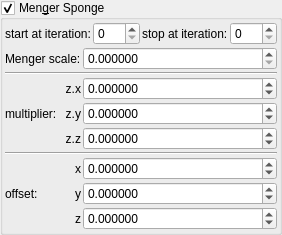
    <widget class="MyGroupBox" name="groupCheck_transf_function_enabledM">
     <property name="font">
      <font>
       <weight>50</weight>
       <bold>false</bold>
      </font>
     </property>
     <property name="toolTip">
      <string/>
     </property>
     <property name="title">
      <string>Men&amp;ger Sponge</string>
     </property>
     <property name="checkable">
      <bool>true</bool>
     </property>
     <layout class="QVBoxLayout" name="verticalLayout_30" stretch="0,0">
      <property name="spacing">
       <number>2</number>
      </property>
      <property name="leftMargin">
       <number>2</number>
      </property>
      <property name="topMargin">
       <number>2</number>
      </property>
      <property name="rightMargin">
       <number>2</number>
      </property>
      <property name="bottomMargin">
       <number>2</number>
      </property>
      <item>
       <layout class="QHBoxLayout" name="horizontalLayout_27" stretch="0,1,0,1">
        <item>
         <widget class="QLabel" name="label_114">
          <property name="text">
           <string>start at iteration:</string>
          </property>
         </widget>
        </item>
        <item>
         <widget class="MySpinBox" name="spinboxInt_transf_start_iterations_M">
          <property name="sizePolicy">
           <sizepolicy hsizetype="Minimum" vsizetype="Maximum">
            <horstretch>0</horstretch>
            <verstretch>0</verstretch>
           </sizepolicy>
          </property>
          <property name="minimum">
           <number>0</number>
          </property>
          <property name="maximum">
           <number>999</number>
          </property>
          <property name="value">
           <number>0</number>
          </property>
         </widget>
        </item>
        <item>
         <widget class="QLabel" name="label_80">
          <property name="text">
           <string>stop at iteration:</string>
          </property>
         </widget>
        </item>
        <item>
         <widget class="MySpinBox" name="spinboxInt_transf_stop_iterations_M">
          <property name="sizePolicy">
           <sizepolicy hsizetype="Preferred" vsizetype="Maximum">
            <horstretch>0</horstretch>
            <verstretch>0</verstretch>
           </sizepolicy>
          </property>
          <property name="maximum">
           <number>999</number>
          </property>
         </widget>
        </item>
       </layout>
      </item>
      <item>
       <layout class="QGridLayout" name="gridLayout_64" columnstretch="0,0,0,1">
        <property name="spacing">
         <number>2</number>
        </property>
        <item row="4" column="3">
         <widget class="MyDoubleSpinBox" name="spinbox3_transf_constant_multiplierA_111_z">
          <property name="sizePolicy">
           <sizepolicy hsizetype="Minimum" vsizetype="Maximum">
            <horstretch>0</horstretch>
            <verstretch>0</verstretch>
           </sizepolicy>
          </property>
          <property name="font">
           <font>
            <weight>50</weight>
            <bold>false</bold>
           </font>
          </property>
          <property name="prefix">
           <string/>
          </property>
          <property name="suffix">
           <string/>
          </property>
          <property name="decimals">
           <number>6</number>
          </property>
          <property name="minimum">
           <double>-99.989999999999995</double>
          </property>
          <property name="maximum">
           <double>99.989999999999995</double>
          </property>
          <property name="singleStep">
           <double>0.100000000000000</double>
          </property>
         </widget>
        </item>
        <item row="2" column="1" rowspan="3">
         <widget class="QLabel" name="label_91">
          <property name="font">
           <font>
            <weight>50</weight>
            <bold>false</bold>
           </font>
          </property>
          <property name="text">
           <string>multiplier:</string>
          </property>
         </widget>
        </item>
        <item row="6" column="2">
         <widget class="QLabel" name="label_120">
          <property name="font">
           <font>
            <weight>50</weight>
            <bold>false</bold>
           </font>
          </property>
          <property name="text">
           <string notr="true">x</string>
          </property>
          <property name="alignment">
           <set>Qt::AlignRight|Qt::AlignTrailing|Qt::AlignVCenter</set>
          </property>
         </widget>
        </item>
        <item row="1" column="1" colspan="3">
         <widget class="Line" name="line_57">
          <property name="orientation">
           <enum>Qt::Horizontal</enum>
          </property>
         </widget>
        </item>
        <item row="3" column="3">
         <widget class="MyDoubleSpinBox" name="spinbox3_transf_constant_multiplierA_111_y">
          <property name="sizePolicy">
           <sizepolicy hsizetype="Minimum" vsizetype="Maximum">
            <horstretch>0</horstretch>
            <verstretch>0</verstretch>
           </sizepolicy>
          </property>
          <property name="font">
           <font>
            <weight>50</weight>
            <bold>false</bold>
           </font>
          </property>
          <property name="prefix">
           <string/>
          </property>
          <property name="suffix">
           <string/>
          </property>
          <property name="decimals">
           <number>6</number>
          </property>
          <property name="minimum">
           <double>-99.989999999999995</double>
          </property>
          <property name="maximum">
           <double>99.989999999999995</double>
          </property>
          <property name="singleStep">
           <double>0.100000000000000</double>
          </property>
         </widget>
        </item>
        <item row="5" column="1" colspan="3">
         <widget class="Line" name="line_56">
          <property name="orientation">
           <enum>Qt::Horizontal</enum>
          </property>
         </widget>
        </item>
        <item row="2" column="2">
         <widget class="QLabel" name="label_93">
          <property name="font">
           <font>
            <weight>50</weight>
            <bold>false</bold>
           </font>
          </property>
          <property name="text">
           <string notr="true">z.x</string>
          </property>
          <property name="alignment">
           <set>Qt::AlignRight|Qt::AlignTrailing|Qt::AlignVCenter</set>
          </property>
          <property name="wordWrap">
           <bool>true</bool>
          </property>
         </widget>
        </item>
        <item row="7" column="2">
         <widget class="QLabel" name="label_121">
          <property name="font">
           <font>
            <weight>50</weight>
            <bold>false</bold>
           </font>
          </property>
          <property name="text">
           <string notr="true">y</string>
          </property>
          <property name="alignment">
           <set>Qt::AlignRight|Qt::AlignTrailing|Qt::AlignVCenter</set>
          </property>
         </widget>
        </item>
        <item row="8" column="3">
         <widget class="MyDoubleSpinBox" name="spinbox3_transf_addition_constantA_000_z">
          <property name="sizePolicy">
           <sizepolicy hsizetype="Minimum" vsizetype="Maximum">
            <horstretch>0</horstretch>
            <verstretch>0</verstretch>
           </sizepolicy>
          </property>
          <property name="font">
           <font>
            <weight>50</weight>
            <bold>false</bold>
           </font>
          </property>
          <property name="prefix">
           <string/>
          </property>
          <property name="suffix">
           <string/>
          </property>
          <property name="decimals">
           <number>6</number>
          </property>
          <property name="minimum">
           <double>-99.989999999999995</double>
          </property>
          <property name="maximum">
           <double>99.989999999999995</double>
          </property>
          <property name="singleStep">
           <double>0.100000000000000</double>
          </property>
         </widget>
        </item>
        <item row="6" column="3">
         <widget class="MyDoubleSpinBox" name="spinbox3_transf_addition_constantA_000_x">
          <property name="sizePolicy">
           <sizepolicy hsizetype="Minimum" vsizetype="Maximum">
            <horstretch>0</horstretch>
            <verstretch>0</verstretch>
           </sizepolicy>
          </property>
          <property name="font">
           <font>
            <weight>50</weight>
            <bold>false</bold>
           </font>
          </property>
          <property name="prefix">
           <string/>
          </property>
          <property name="suffix">
           <string/>
          </property>
          <property name="decimals">
           <number>6</number>
          </property>
          <property name="minimum">
           <double>-99.989999999999995</double>
          </property>
          <property name="maximum">
           <double>99.989999999999995</double>
          </property>
          <property name="singleStep">
           <double>0.100000000000000</double>
          </property>
         </widget>
        </item>
        <item row="7" column="3">
         <widget class="MyDoubleSpinBox" name="spinbox3_transf_addition_constantA_000_y">
          <property name="sizePolicy">
           <sizepolicy hsizetype="Minimum" vsizetype="Maximum">
            <horstretch>0</horstretch>
            <verstretch>0</verstretch>
           </sizepolicy>
          </property>
          <property name="font">
           <font>
            <weight>50</weight>
            <bold>false</bold>
           </font>
          </property>
          <property name="prefix">
           <string/>
          </property>
          <property name="suffix">
           <string/>
          </property>
          <property name="decimals">
           <number>6</number>
          </property>
          <property name="minimum">
           <double>-99.989999999999995</double>
          </property>
          <property name="maximum">
           <double>99.989999999999995</double>
          </property>
          <property name="singleStep">
           <double>0.100000000000000</double>
          </property>
         </widget>
        </item>
        <item row="8" column="2">
         <widget class="QLabel" name="label_122">
          <property name="font">
           <font>
            <weight>50</weight>
            <bold>false</bold>
           </font>
          </property>
          <property name="text">
           <string notr="true">z</string>
          </property>
          <property name="alignment">
           <set>Qt::AlignRight|Qt::AlignTrailing|Qt::AlignVCenter</set>
          </property>
         </widget>
        </item>
        <item row="0" column="1" colspan="2">
         <widget class="QLabel" name="label_64">
          <property name="font">
           <font>
            <weight>50</weight>
            <bold>false</bold>
           </font>
          </property>
          <property name="text">
           <string>Menger scale:</string>
          </property>
         </widget>
        </item>
        <item row="0" column="3">
         <widget class="MyDoubleSpinBox" name="spinbox_transf_scale_3">
          <property name="sizePolicy">
           <sizepolicy hsizetype="Minimum" vsizetype="Maximum">
            <horstretch>0</horstretch>
            <verstretch>0</verstretch>
           </sizepolicy>
          </property>
          <property name="font">
           <font>
            <weight>50</weight>
            <bold>false</bold>
           </font>
          </property>
          <property name="prefix">
           <string/>
          </property>
          <property name="suffix">
           <string/>
          </property>
          <property name="decimals">
           <number>6</number>
          </property>
          <property name="minimum">
           <double>0.000000000000000</double>
          </property>
          <property name="maximum">
           <double>99.989999999999995</double>
          </property>
          <property name="singleStep">
           <double>0.100000000000000</double>
          </property>
         </widget>
        </item>
        <item row="4" column="2">
         <widget class="QLabel" name="label_98">
          <property name="font">
           <font>
            <weight>50</weight>
            <bold>false</bold>
           </font>
          </property>
          <property name="text">
           <string notr="true">z.z</string>
          </property>
          <property name="alignment">
           <set>Qt::AlignRight|Qt::AlignTrailing|Qt::AlignVCenter</set>
          </property>
         </widget>
        </item>
        <item row="2" column="3">
         <widget class="MyDoubleSpinBox" name="spinbox3_transf_constant_multiplierA_111_x">
          <property name="sizePolicy">
           <sizepolicy hsizetype="Minimum" vsizetype="Maximum">
            <horstretch>0</horstretch>
            <verstretch>0</verstretch>
           </sizepolicy>
          </property>
          <property name="font">
           <font>
            <weight>50</weight>
            <bold>false</bold>
           </font>
          </property>
          <property name="prefix">
           <string/>
          </property>
          <property name="suffix">
           <string/>
          </property>
          <property name="decimals">
           <number>6</number>
          </property>
          <property name="minimum">
           <double>-99.989999999999995</double>
          </property>
          <property name="maximum">
           <double>99.989999999999995</double>
          </property>
          <property name="singleStep">
           <double>0.100000000000000</double>
          </property>
         </widget>
        </item>
        <item row="6" column="1" rowspan="3">
         <widget class="QLabel" name="label_255">
          <property name="font">
           <font>
            <weight>50</weight>
            <bold>false</bold>
           </font>
          </property>
          <property name="text">
           <string>offset:</string>
          </property>
         </widget>
        </item>
        <item row="3" column="2">
         <widget class="QLabel" name="label_90">
          <property name="font">
           <font>
            <weight>50</weight>
            <bold>false</bold>
           </font>
          </property>
          <property name="text">
           <string notr="true">z.y</string>
          </property>
          <property name="alignment">
           <set>Qt::AlignRight|Qt::AlignTrailing|Qt::AlignVCenter</set>
          </property>
         </widget>
        </item>
       </layout>
      </item>
     </layout>
    </widget>
